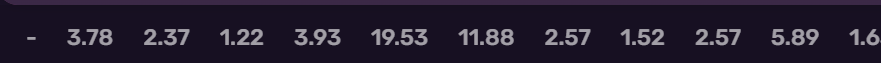
#> input picture backend/capture_region_1760537581.png, 881 x 63 px
$ python -i ocr_utils.py   (imports and definitions only)
#> lines starting #> are read from the running program, lines starting #| are printed output that depends on the picture; after the words box and inside, x2 and y2 are one past the last pixel; in counts of white or black regions, pixels touching at a corner belong together
#> further down, picture is the input picture: PIL image 881x63 RGB; mean R, G, B 35.4, 27.8, 46
"""OCR utility functions for image preprocessing."""

import cv2
import numpy as np
from PIL import Image


def preprocess_image_for_ocr(pil_img):
    """
    Preprocess image for better OCR results.

    Converts to grayscale, applies adaptive threshold and morphological operations
    to make text more legible for Tesseract.

    Args:
        pil_img: PIL.Image object

    Returns:
        PIL.Image: Preprocessed image
    """
    try:
        # Convert to grayscale
        arr = np.array(pil_img.convert("L"))
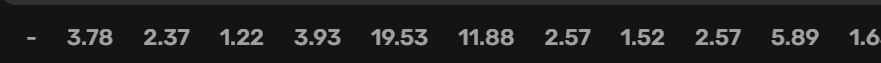
#> arr: shape (63, 881); min 19, max 161, mean 32.1

        # Apply adaptive threshold to binarize
        arr = cv2.adaptiveThreshold(
            arr, 255,
            cv2.ADAPTIVE_THRESH_GAUSSIAN_C,
            cv2.THRESH_BINARY,
            11, 2
        )
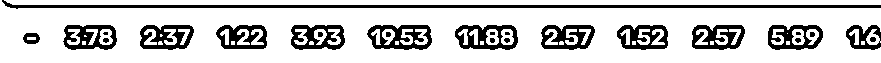
#> arr: shape (63, 881); 79.3% white; 25 black regions (4 under 20 px), largest, box (x1, y1, x2, y2) and area: (2, 0, 881, 9) 2646, (367, 25, 432, 50) 921, (455, 25, 518, 50) 830

        # Morphological open to remove small noise
        kernel = np.ones((2, 2), np.uint8)
        arr = cv2.morphologyEx(arr, cv2.MORPH_OPEN, kernel)
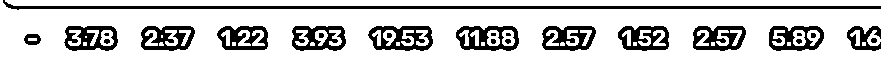
#> arr: shape (63, 881); 79.3% white; 25 black regions (4 under 20 px), largest, box (x1, y1, x2, y2) and area: (3, 0, 881, 10) 2645, (368, 26, 433, 51) 925, (456, 26, 519, 51) 832

        return Image.fromarray(arr)
    except Exception as e:
        print(f"Error preprocessing image: {e}")
        return pil_img


def enhance_image_for_text(image_array):
    """
    Enhance image for text detection.

    Args:
        image_array: numpy array of image

    Returns:
        numpy array: Enhanced image
    """
    try:
        # Convert to grayscale if needed
        if len(image_array.shape) == 3:
            gray = cv2.cvtColor(image_array, cv2.COLOR_RGB2GRAY)
        else:
            gray = image_array

        # Apply threshold
        _, thresh = cv2.threshold(gray, 150, 255, cv2.THRESH_BINARY)

        return thresh
    except Exception as e:
        print(f"Error enhancing image: {e}")
        return image_array

>>> from PIL import Image
>>> picture = Image.open('../capture_region_1760537581.png')
>>> result = preprocess_image_for_ocr(picture)

$ run again, on backend/history_capture.png
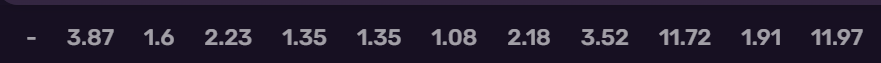
#> input picture backend/history_capture.png, 881 x 63 px
#> picture is the input picture: PIL image 881x63 RGB; mean R, G, B 34.4, 27.2, 45.1
#> in preprocess_image_for_ocr, `arr = cv2.adaptiveThreshold( arr, 255, cv2.ADAPTIVE_THRESH_GAUSSIAN_C,..`:
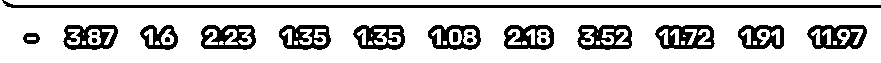
#> arr: shape (63, 881); 79.8% white; 23 black regions (3 under 20 px), largest, box (x1, y1, x2, y2) and area: (2, 0, 881, 8) 2643, (655, 25, 715, 49) 888, (807, 25, 867, 49) 842
#> in preprocess_image_for_ocr, `arr = cv2.morphologyEx(arr, cv2.MORPH_OPEN, kernel)`:
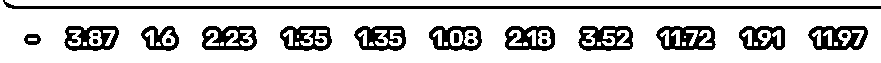
#> arr: shape (63, 881); 79.7% white; 23 black regions (3 under 20 px), largest, box (x1, y1, x2, y2) and area: (3, 0, 881, 9) 2643, (656, 26, 716, 50) 892, (808, 26, 868, 50) 847
